Frame 1 (no input): blank canvas, image omitted
Frame 60 (the mouse pressed at the canvas centre just before this capture): blank canvas, image omitted
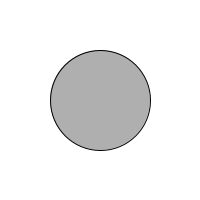
Frame 120 (the mouse held since frame 60 and released just before this capture)

The Processing sketch whose frames 1 and 60 were blank and that drew this single picture after the mouse press (run headless with seeded random() and noise(); from frame 60 on, the mouse is pressed at the canvas centre):

// Processing sketch: chapter_4_1
// ── chapter_4_1.pde
int circleX = 100;
int circleY = 100;
// int pWidth = 50;
// int pHeight = 50;



void setup(){
	size(200, 200);
}

void draw(){

	int pWidth = mouseX;
	int pHeight = mouseY;

		background(255);
		stroke(0);
		fill(175);
		ellipse(mouseX, mouseY, pWidth, pHeight);

		// circleX = circleX + 1;
		// pWidth = pWidth + 1;
		// pHeight = pHeight + 1;
	
}
